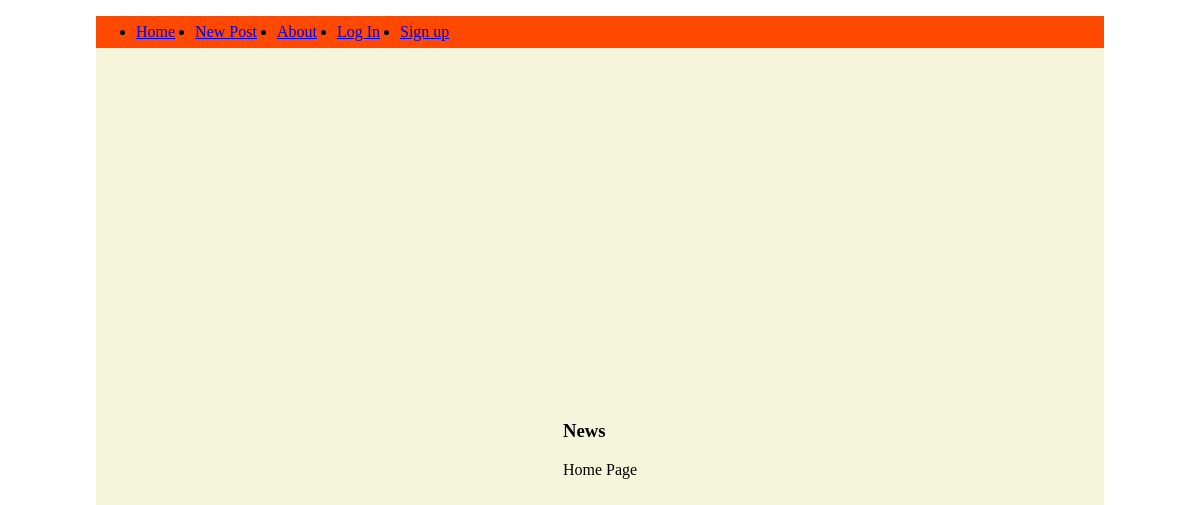
Before: / with the older database file.
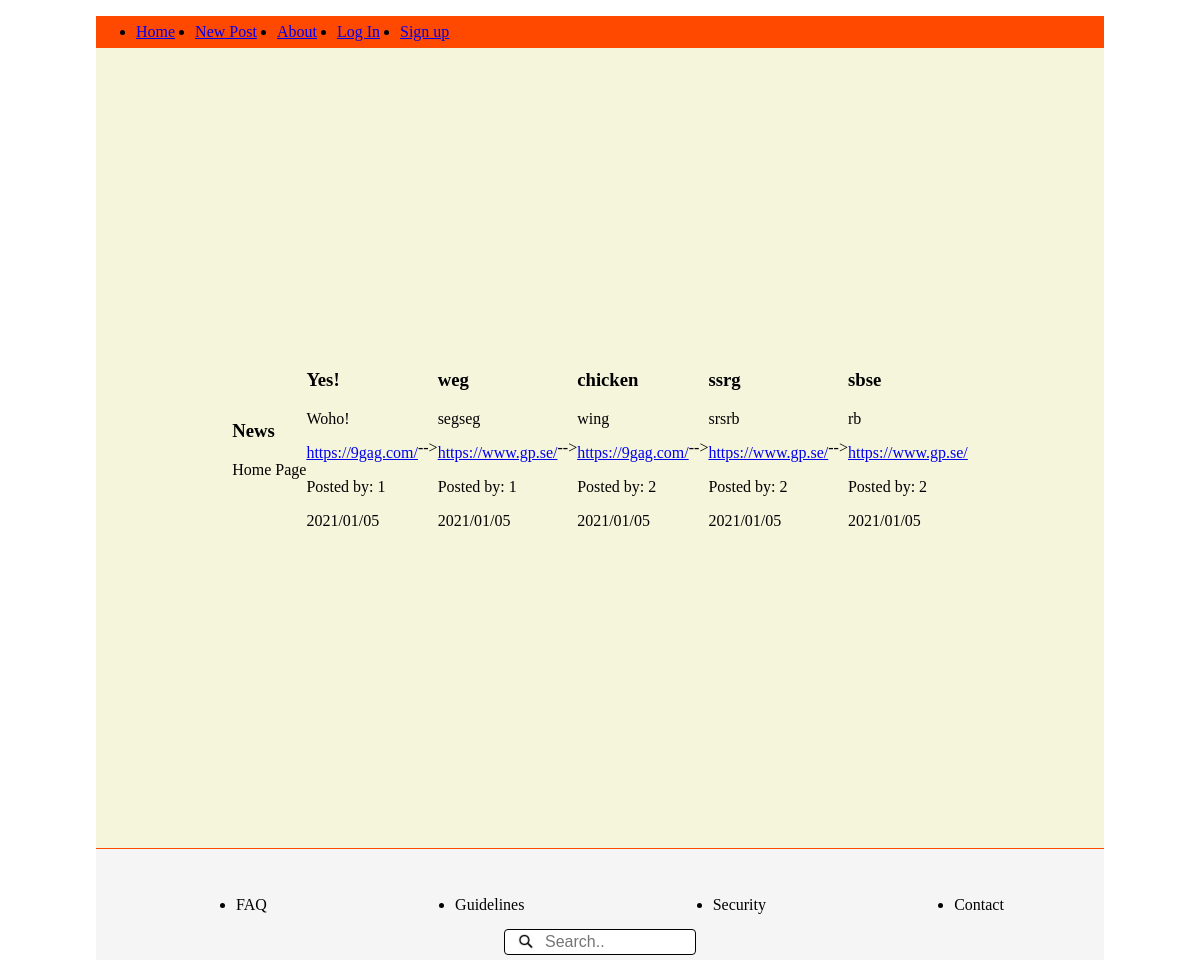
After: the same page with the newer database file.
### tables this page shows
CREATE TABLE Posts (
	id integer PRIMARY KEY AUTOINCREMENT,
	title string,
	description string,
	post_url varchar,
	post_date datetime,
	user_id varchar,
	user_username varchar
);

### web/config.php (called while the page is built, shortened)
<?php
return [
    'title' => 'News',
    'database_path' => sprintf('sqlite:%s/database/hackernews.db', __DIR__),
];

### web/autoload.php (called while the page is built, shortened)
<?php
require __DIR__ . '/functions.php';
$config = require __DIR__ . '/config.php';

### web/functions.php (called while the page is built, shortened)
<?php
function getAllPosts($pdo, $allPosts)
{
    $statement = $pdo->prepare("SELECT * FROM Posts
    ORDER BY Posts.post_date DESC");
    $statement->execute();
    $allPosts = $statement->fetchAll(PDO::FETCH_ASSOC);
    if (!$allPosts) {
        return  $_SESSION['errors'][] = "Ops, could not find posts";
    }
    return $allPosts;
}

### index.php (the view, shortened to what this page needs)
<?php require __DIR__ . '/homepage/header.php'; ?>
<?php require __DIR__ . '/homepage/navbar.php'; ?>
<section>
    <div class="newsContainer">
        <article>
            <h1><?php echo $config['title']; ?></h1>
            <p> Home Page </p>
        </article>
        <!-- <?php $allPost = getAllPosts($pdo, $allPosts);
                foreach ($allPost as $post) : ?>
            <?php $postId = $post['id'];  ?> -->
        <article class="home-page">
            <div class="posts-wrapper">
                <div class="post-item">
                    <h3 class="post-title"> <?php echo $post['title']; ?> </h3>
                </div>
                <div class="post-item">
                    <p class="post-description"> <?php echo $post['description']; ?> </p>
                </div>
                <div class="post-item">
                    <a href="<?php echo $post['post_url'] ?> "> <?php echo $post['post_url']; ?> </a>
                </div>
                <div class="post-item-author">
                    <p> Posted by: <?php echo $post['user_id']; ?> </p>
                </div>
                <div class="post-item-date">
                    <p> <?php echo $post['post_date']; ?> </p>
                </div>
            </div>
        </article>
    <?php endforeach; ?>
    </div>
</section>
<?php require __DIR__ . '/homepage/footer.php'; ?>

### homepage/footer.php (shortened to what this page needs)
<footer class="endOfPage">
    <div class="footerListContainer">
        <ul class="footerList">
            <li> FAQ </li>
            <li> Guidelines </li>
            <li> Security </li>
            <li> Contact </li>
        </ul>
    </div>
    <div class="searchBar">
        <form class="searchBarMain">
            <input type="text" name="search" placeholder="Search..">
        </form>
    </div>
</footer>
</body>
</html>

Changed rows visible on the page:
added posts: title "Yes!", description "Woho!", post_url "https://9gag.com/", user "1", post_date "2021/01/05"
added posts: title "weg", description "segseg", post_url "https://www.gp.se/", user "1", post_date "2021/01/05"
added posts: title "chicken", description "wing", post_url "https://9gag.com/", user "2", post_date "2021/01/05"
added posts: title "ssrg", description "srsrb", post_url "https://www.gp.se/", user "2", post_date "2021/01/05"
added posts: title "sbse", description "rb", post_url "https://www.gp.se/", user "2", post_date "2021/01/05"
Other visible differences:
text now shown: "FAQ Guidelines Security Contact"
